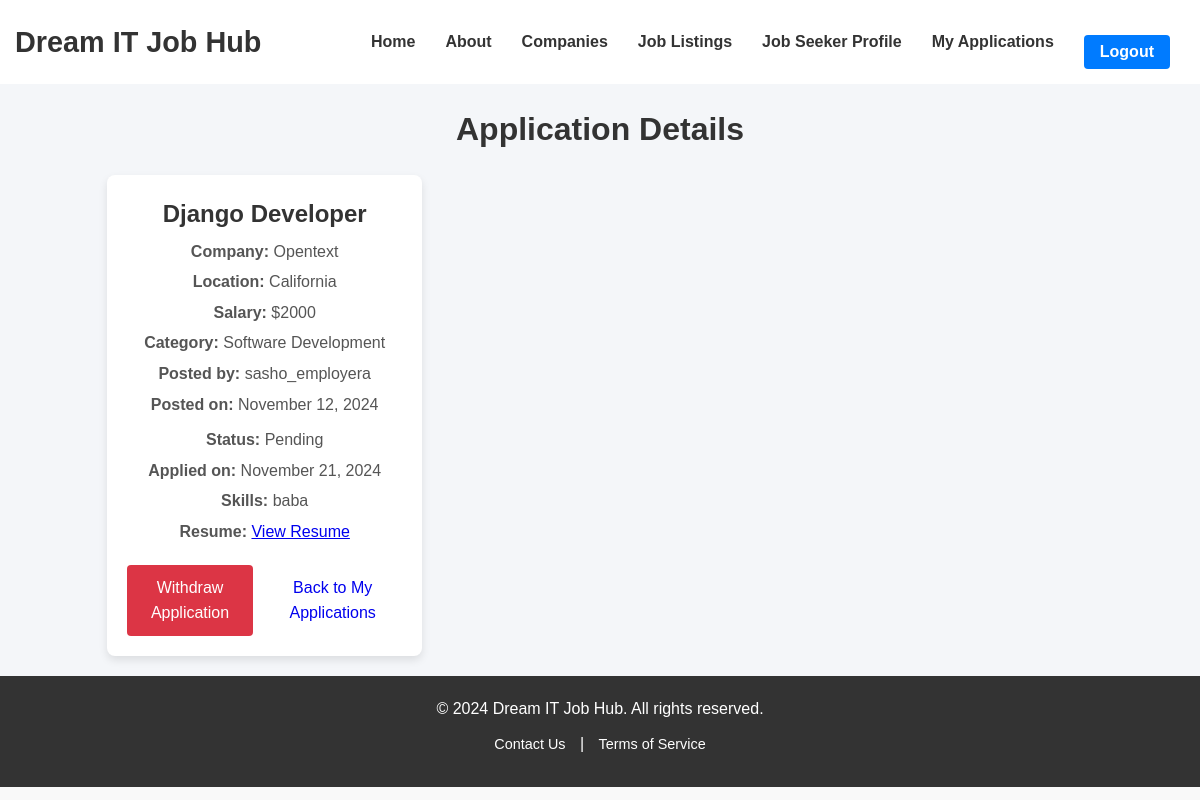
Before: /applications/view/11/ (signed in) with the older database file.
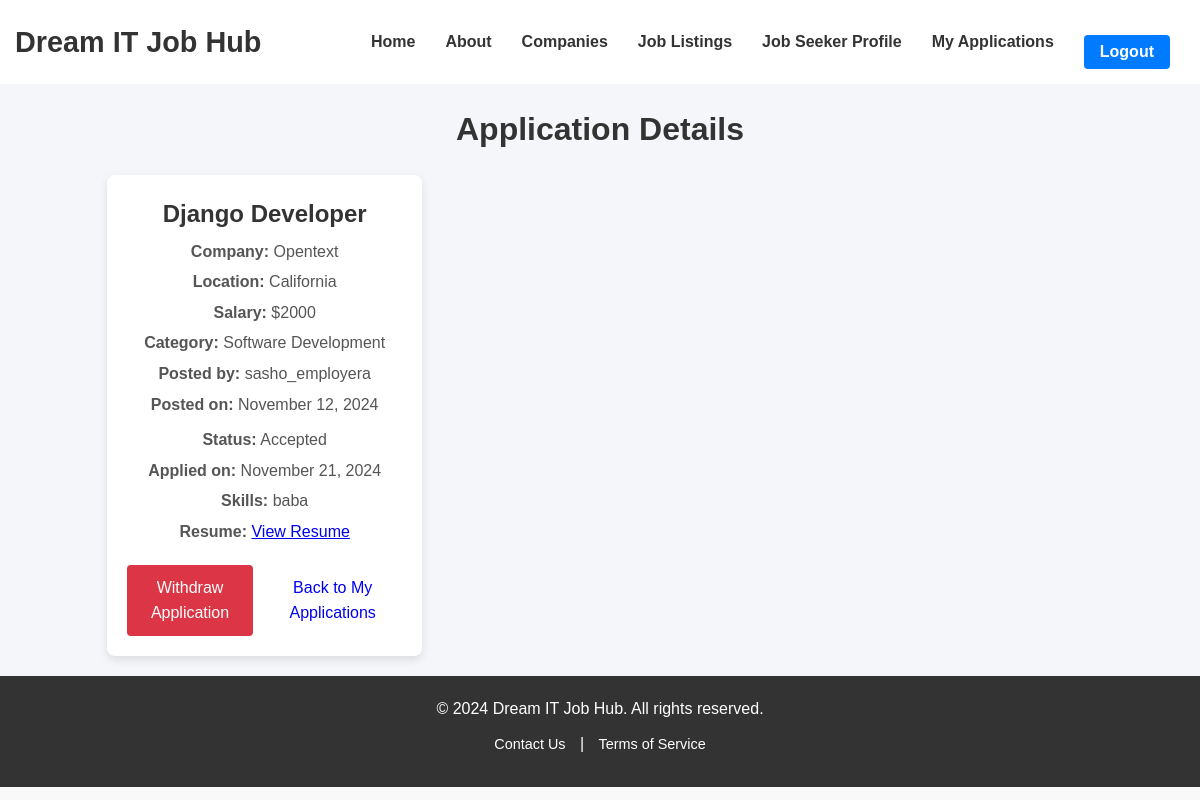
After: the same page with the newer database file.
### JobPortalFinal/applications/models.py (models this page shows)
class Application(models.Model):
    STATUS_CHOICES = (
        ('Accepted', 'Accepted'),
        ('Rejected', 'Rejected'),
        ('Pending', 'Pending'),
    )
    status = models.CharField(max_length=20, choices=STATUS_CHOICES,default='Pending')
    application_date = models.DateTimeField(auto_now_add=True)
    applicant = models.ForeignKey(CustomUser, on_delete=models.CASCADE, related_name='applications')
    job = models.ForeignKey(Job, on_delete=models.CASCADE, related_name='applications')
    resume = models.FileField(upload_to='resumes/', blank=True, null=True)
    skills = models.TextField(blank=True, null=True)
    class Meta:
        unique_together = (('applicant', 'job'),)

### JobPortalFinal/jobs/models.py (models this page shows)
class Job(models.Model):
    CHOICE_CATEGORIES = (
        ('Data Analysis', 'Data Analysis'),
        ('Engineering ', 'Engineering '),
        ('Software Development', 'Software Development'),
        ('Product Management', 'Product Management'),
        ('System Administration', 'System Administration'),
        ('Other', 'Other'),
    )
    title = models.CharField(max_length=100)
    category = models.CharField(choices=CHOICE_CATEGORIES, max_length=100)
    description = models.TextField()
    location = models.CharField(max_length=100)
    salary = models.PositiveIntegerField()
    posted_date = models.DateTimeField(auto_now_add=True)
    company = models.ForeignKey(Company, on_delete=models.CASCADE, related_name='jobs')
    posted_by = models.ForeignKey(CustomUser, on_delete=models.CASCADE, related_name='posted_jobs')

### JobPortalFinal/companies/models.py (models this page shows)
class Company(models.Model):
    name = models.CharField(max_length=100)
    description = models.TextField()
    website = models.URLField(blank=True, null=True)
    logo = models.ImageField(upload_to='company_logos/', blank=True, null=True)
    location = models.CharField(max_length=255, blank=True, null=True)
    created_by = models.ForeignKey(CustomUser, on_delete=models.SET_NULL, blank=True, null=True, editable=False)
    def __str__(self):
        return self.name

### JobPortalFinal/users/models.py (models this page shows, shortened)
class CustomUser(AbstractUser):
    USER_TYPE_CHOICES = (
        (1, 'Job Seeker'),
        (2, 'Employer'),
        (3 , 'Admin'),
    )
    user_type = models.IntegerField(choices=USER_TYPE_CHOICES)
    def is_seeker(self):
        return self.user_type == 1

### JobPortalFinal/applications/views.py (the view)
# urls.py: path('view/<int:pk>/', ApplicationDetailView.as_view(), name='view application'),
class ApplicationDetailView(LoginRequiredMixin, DetailView):
    model = Application
    template_name = 'applications/application_detail.html'
    def get_object(self, queryset=None):
        application = super().get_object(queryset)
        if application.applicant != self.request.user:
            raise Http404("You are not authorized to view this application.")
        return application

### templates/applications/application_detail.html
{% extends 'base.html' %}
{% block content %}
    <div class="my-applications-page">
        <div class="container">
            <div class="header">
                <h1>Application Details</h1>
            </div>
            <div class="applications-list">
                <div class="application-item">
                    <div class="application-info">
                        <h2>{{ object.job.title }}</h2>
                        <p><strong>Company:</strong> {{ object.job.company }}</p>
                        <p><strong>Location:</strong> {{ object.job.location }}</p>
                        <p><strong>Salary:</strong> ${{ object.job.salary }}</p>
                        <p><strong>Category:</strong> {{ object.job.category }}</p>
                        <p><strong>Posted by:</strong> {{ object.job.posted_by.username }}</p>
                        <p><strong>Posted on:</strong> {{ object.job.posted_date|date:"F j, Y" }}</p>
                    </div>
                    <div class="application-info">
                        <p><strong>Status:</strong> {{ object.get_status_display }}</p>
                        <p><strong>Applied on:</strong> {{ object.application_date|date:"F j, Y" }}</p>
                        <p><strong>Skills:</strong> {{ object.skills }}</p>
                        {% if object.resume %}
                            <p><strong>Resume:</strong>
                                <a href="{{ object.resume.url }}" target="_blank">View Resume</a>
                            </p>
                        {% else %}
                            <p><strong>Resume:</strong> Not uploaded</p>
                        {% endif %}
                    </div>
                    <div class="application-actions">
                        <a href="{% url 'withdraw application' object.pk %}" class="btn withdraw">Withdraw Application</a>
                        <a href="{% url 'my applications' %}" class="btn back">Back to My Applications</a>
                    </div>
                </div>
            </div>
        </div>
    </div>
{% endblock %}

Changed rows visible on the page:
changed Application "baba": status "Pending" → "Accepted"
